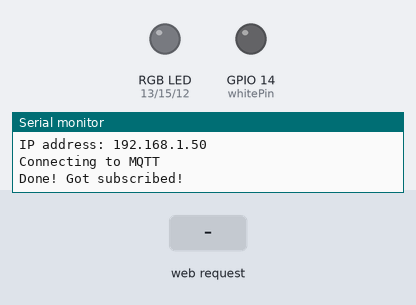
The sketch below on a simulated ESP8266 (NodeMCU). Parts: an RGB LED mixed from three pins (HIGH = lit), output pins drawn as LEDs (lit = HIGH), the last lines printed to the serial monitor. The test bench sets the inputs (shaded band). Dim RGB values are drawn brighter than linear; WiFi joins after 1.5 s; servers stay silent unless stated; no MQTT or app messages arrive unless stated.

Above: at 3.2 s.
3.3 s: HTTP request GET /setLEDS?r=120 received
At 5.5 s:
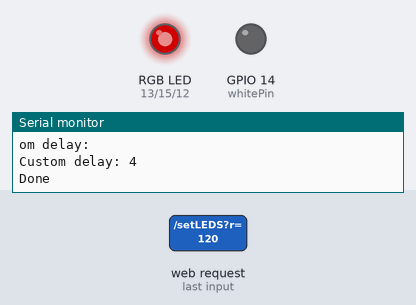
6.3 s: HTTP request GET /setLEDS?g=120 received
At 9.0 s:
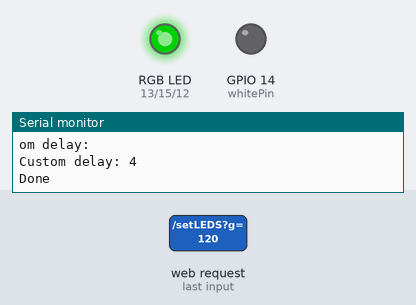
9.3 s: HTTP request GET /setLEDS?g=1 received
At 10.37 s:
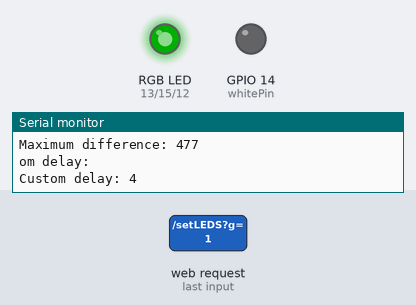
12.3 s: HTTP request GET /setLEDS?b=120 received
At 14.7 s:
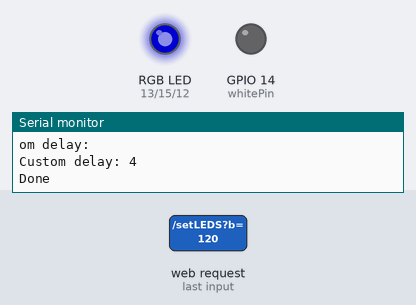
15.3 s: HTTP request GET /setLEDS?r=120&g=120&b=120 received
At 18.0 s:
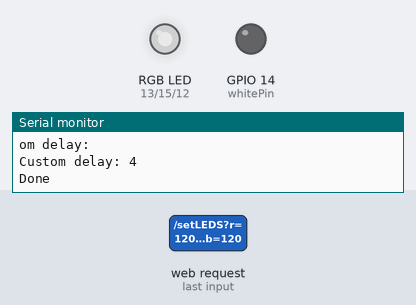
18.3 s: HTTP request GET /setLEDS received
At 19.37 s:
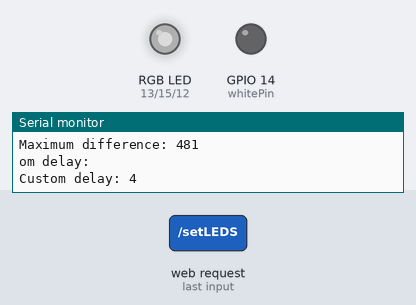
Timing chart, 0 to 21.7 s (numbered marks = the images above; inputs shaded):
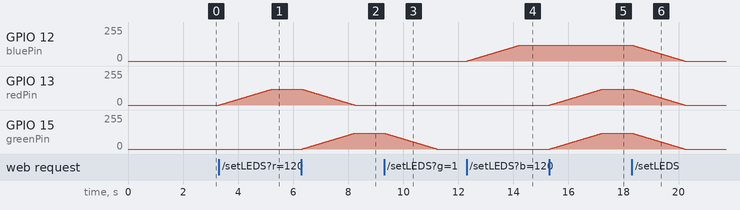

Measured:
- after the input at 3.3 s, GPIO 13 (redPin): moves from 0/255 to 119/255 over 1.9 s, starting at once
- after the input at 6.3 s, GPIO 13 (redPin): moves from 119/255 to 0/255 over 1.9 s, starting at once; GPIO 15 (greenPin): moves from 0/255 to 119/255 over 1.9 s, starting at once
- after the input at 9.3 s, GPIO 15 (greenPin): moves from 119/255 to 0/255 over 1.9 s, starting at once
- after the input at 12.3 s, GPIO 12 (bluePin): moves from 0/255 to 119/255 over 1.9 s, starting at once
- after the input at 15.3 s, GPIO 13 (redPin), GPIO 15 (greenPin): moves from 0/255 to 119/255 over 1.9 s, starting at once
- after the input at 18.3 s, GPIO 12 (bluePin), GPIO 13 (redPin), GPIO 15 (greenPin): moves from 119/255 to 0/255 over 1.9 s, starting at once

The sketch:

tvLEDS.ino
```cpp
#include "ESP8266WiFi.h"
#include <ESP8266WebServer.h>
#include <ESP8266HTTPUpdateServer.h>
#include <MQTTClient.h>
#include <ArduinoJson.h>

// WIFI SETUP
const char *ssid     = "";
const char *password = "";

int redPin = 13;
int whitePin = 14;
int bluePin = 12;
int greenPin = 15;

int transition = 2;
int custom_delay = 10; // DEfault delay

typedef struct {
  int red;
  int green;
  int blue;
  int white;
}  rgbLEDs;

rgbLEDs myLeds = {0,0,0,0};
rgbLEDs myLedsG = {0,0,0,0};

// MQTT vars
struct mqtt_config {
  String server;  // IP address of the broker
  String topic;   // Topic to read from
  String id;      // Our unique mqtt device ID
  String status;  // Current status
};

// Enter your MQTT server IP address as the first argument
mqtt_config mqtt = {"", "Home/tvLEDS", "tvLEDS", "OFF"};


WiFiClient net;
MQTTClient client;

// Firmware update setup
// Path to access firmware update page (Not Neccessary to change)
const char* update_path = "/firmware";
// Username to access the web update page
const char* update_username = "admin";
// Password to access the web update page
const char* update_password = "admin";

ESP8266WebServer server(80);
ESP8266HTTPUpdateServer httpUpdater;

void setup() {
  Serial.begin(115200);

  // Initialize RGB Led strip pins
  pinMode(redPin, OUTPUT);
  pinMode(greenPin, OUTPUT);
  pinMode(bluePin, OUTPUT);
  pinMode(whitePin, OUTPUT);

  Serial.println(myLeds.red);
  connect();

  server.on("/setLEDS", []() {
    myLedsG.red = map(server.arg("r").toInt(),0,255,0,1023);
    myLedsG.green = map(server.arg("g").toInt(),0,255,0,1023);
    myLedsG.blue = map(server.arg("b").toInt(),0,255,0,1023);
    myLedsG.white = map(server.arg("w").toInt(),0,255,0,1023);
    if(server.arg("t") != ""){
      transition = server.arg("t").toInt();
    }
    setLEDs();

    server.send(200, "text/plain", "Done!");
  });

  httpUpdater.setup(&server, update_path, update_username, update_password);
  server.begin();
}

void loop() {
   // MQTT Loop
  client.loop();
  delay(10);

  // Make sure device is connected
  if(!client.connected())
  {
    connect();
  }

  server.handleClient();
}

void connect() {
  Serial.println("Connecting:");
  WiFi.begin(ssid, password);
  while (WiFi.status() != WL_CONNECTED){
    Serial.print(".");
    delay(1000);

  }
  Serial.println("");
  Serial.println("is connected!");
  Serial.print("IP address: ");
  Serial.println(WiFi.localIP());

  // Let's connect to MQTT
  client.setOptions(60, true, 1000);
  client.begin(mqtt.server.c_str(), net);
  client.onMessage(messageReceived);
  Serial.println("Connecting to MQTT");
  while (!client.connect(mqtt.id.c_str())){
    Serial.print(".");
    delay(1000);
  }
  Serial.println("Done! Got subscribed!");
  client.subscribe(mqtt.topic);
  client.setOptions(60,true,2000);

}

void messageReceived(String &topic, String &payload)
{
   Serial.println("Incoming message at: " + topic + " - " + payload);
   size_t size = payload.length();
   const size_t bufferSize = 2 * JSON_OBJECT_SIZE(2) + JSON_OBJECT_SIZE(3) + 100;
   DynamicJsonBuffer jsonBuffer(bufferSize);
   JsonObject& root = jsonBuffer.parseObject(payload);
   myLedsG.red = map(root["r"],0,255,0,1023);
   myLedsG.green = map(root["g"],0,255,0,1023);
   myLedsG.blue = map(root["b"],0,255,0,1023);
   myLedsG.white = map(root["w"],0,255,0,1023);
   transition = root["transition"];
   setLEDs();
}

void setLEDs(){
  Serial.println("Setting new color!");

  if(transition != 0){
    // Let's calculate the delay between steps so the transition always will take
    // the "transition" amount of time.
    int max_diff = abs(myLeds.red - myLedsG.red);
    if(max_diff < abs(myLeds.green - myLedsG.green)){
      max_diff = abs(myLeds.green - myLedsG.green);
    }
    if(max_diff < abs(myLeds.blue - myLedsG.blue)){
      max_diff = abs(myLeds.blue - myLedsG.blue);
    }
    if(max_diff < abs(myLeds.white - myLedsG.white)){
      max_diff = abs(myLeds.white - myLedsG.white);
    }

    Serial.print("Maximum difference: ");
    Serial.println(max_diff);

    // OK, now the delay in ms should be transition * 1000 / max_diff
    custom_delay = (int) ((transition * 1000) / max_diff);

   Serial.println("Custom delay: "+ custom_delay);

   if(custom_delay < 2){
    custom_delay = 2;
   }

    Serial.print("Custom delay: ");
    Serial.println(custom_delay);

    while(( myLeds.red != myLedsG.red ) || ( myLeds.green != myLedsG.green ) || ( myLeds.blue != myLedsG.blue ) || ( myLeds.white != myLedsG.white )){
      if(myLeds.red != myLedsG.red){
         if(myLeds.red < myLedsG.red){
            myLeds.red++;
         }else{
            myLeds.red--;
         }
      }
      if(myLeds.green != myLedsG.green){
         if(myLeds.green < myLedsG.green){
            myLeds.green++;
         }else{
            myLeds.green--;
         }
      }
      if(myLeds.blue != myLedsG.blue){
         if(myLeds.blue < myLedsG.blue){
            myLeds.blue++;
         }else{
            myLeds.blue--;
         }
      }
      if(myLeds.white != myLedsG.white){
         if(myLeds.white < myLedsG.white){
            myLeds.white++;
         }else{
            myLeds.white--;
         }
      }
      analogWrite(redPin,myLeds.red);
      analogWrite(greenPin,myLeds.green);
      analogWrite(bluePin,myLeds.blue);
      analogWrite(whitePin,myLeds.white);
      delay(custom_delay);
    }
  }else{
    myLeds.red = myLedsG.red;
    myLeds.green = myLedsG.green;
    myLeds.blue = myLedsG.blue;
    myLeds.white = myLedsG.white;
    analogWrite(redPin,myLedsG.red);
    analogWrite(greenPin,myLedsG.green);
    analogWrite(bluePin,myLedsG.blue);
    analogWrite(whitePin,myLedsG.white);
  }
  Serial.println("Done");
}
```
